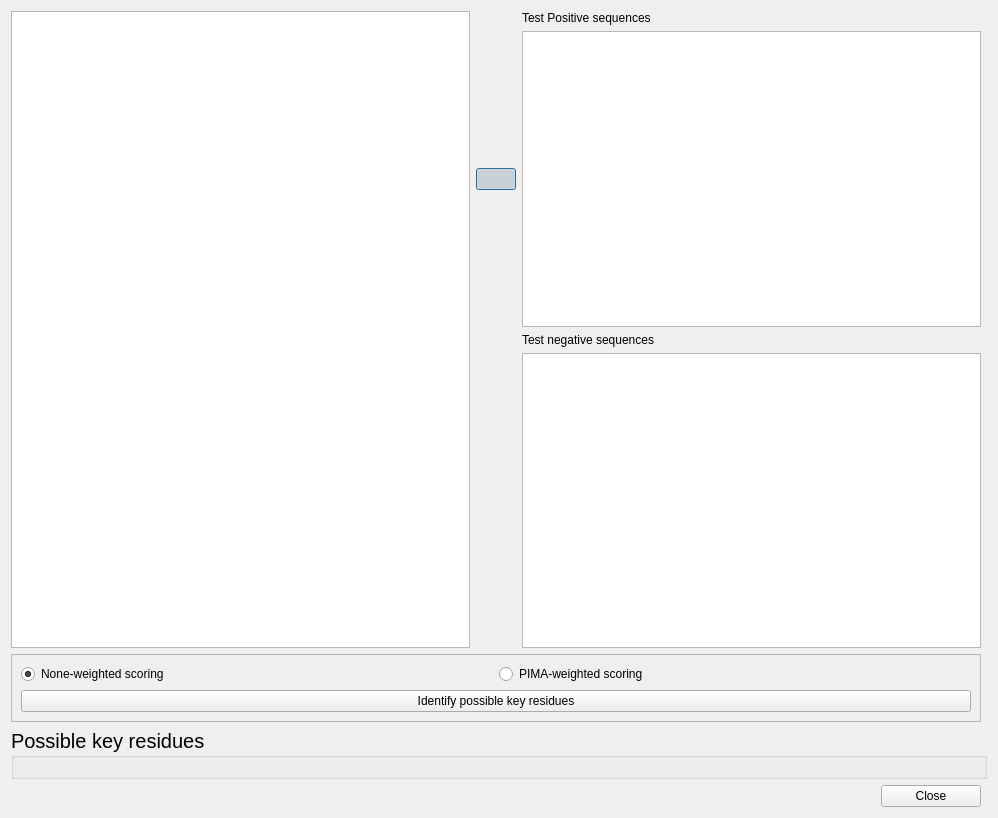
<?xml version="1.0" encoding="UTF-8"?>
<ui version="4.0">
 <class>FindkeyDialog</class>
 <widget class="QDialog" name="FindkeyDialog">
  <property name="geometry">
   <rect>
    <x>0</x>
    <y>0</y>
    <width>998</width>
    <height>818</height>
   </rect>
  </property>
  <property name="windowTitle">
   <string>Dialog</string>
  </property>
  <layout class="QGridLayout" name="gridLayout_3">
   <item row="2" column="2">
    <widget class="QLabel" name="label">
     <property name="text">
      <string>Test negative sequences</string>
     </property>
    </widget>
   </item>
   <item row="5" column="0" colspan="4">
    <widget class="QGroupBox" name="groupBox">
     <property name="font">
      <font>
       <pointsize>15</pointsize>
      </font>
     </property>
     <property name="title">
      <string>Possible key residues</string>
     </property>
     <layout class="QGridLayout" name="gridLayout">
      <item row="1" column="0">
       <layout class="QGridLayout" name="gridLayoutHTML"/>
      </item>
     </layout>
    </widget>
   </item>
   <item row="1" column="2">
    <widget class="QListWidget" name="listWidgetPos"/>
   </item>
   <item row="1" column="1">
    <widget class="QPushButton" name="pushButtonPos">
     <property name="text">
      <string/>
     </property>
     <property name="icon">
      <iconset>
       <normaloff>Resources/green.png</normaloff>Resources/green.png</iconset>
     </property>
     <property name="iconSize">
      <size>
       <width>35</width>
       <height>35</height>
      </size>
     </property>
     <property name="checkable">
      <bool>true</bool>
     </property>
     <property name="checked">
      <bool>true</bool>
     </property>
     <property name="autoExclusive">
      <bool>true</bool>
     </property>
     <property name="flat">
      <bool>true</bool>
     </property>
    </widget>
   </item>
   <item row="3" column="2">
    <widget class="QListWidget" name="listWidgetNeg"/>
   </item>
   <item row="6" column="2">
    <widget class="QPushButton" name="pushButton_3">
     <property name="maximumSize">
      <size>
       <width>100</width>
       <height>16777215</height>
      </size>
     </property>
     <property name="acceptDrops">
      <bool>false</bool>
     </property>
     <property name="layoutDirection">
      <enum>Qt::RightToLeft</enum>
     </property>
     <property name="text">
      <string>Close</string>
     </property>
    </widget>
   </item>
   <item row="4" column="0" colspan="3">
    <widget class="QFrame" name="frame">
     <property name="frameShape">
      <enum>QFrame::StyledPanel</enum>
     </property>
     <property name="frameShadow">
      <enum>QFrame::Raised</enum>
     </property>
     <layout class="QGridLayout" name="gridLayout_2">
      <item row="0" column="0">
       <widget class="QRadioButton" name="radioButtonNoneWeight">
        <property name="text">
         <string>None-weighted scoring</string>
        </property>
        <property name="checked">
         <bool>true</bool>
        </property>
       </widget>
      </item>
      <item row="0" column="1">
       <widget class="QRadioButton" name="radioButtonPIMA">
        <property name="text">
         <string>PIMA-weighted scoring</string>
        </property>
       </widget>
      </item>
      <item row="1" column="0" colspan="2">
       <widget class="QPushButton" name="FindKey">
        <property name="text">
         <string>Identify possible key residues</string>
        </property>
       </widget>
      </item>
     </layout>
    </widget>
   </item>
   <item row="3" column="1">
    <widget class="QPushButton" name="pushButtonNeg">
     <property name="text">
      <string/>
     </property>
     <property name="icon">
      <iconset>
       <normaloff>Resources/red.png</normaloff>Resources/red.png</iconset>
     </property>
     <property name="iconSize">
      <size>
       <width>35</width>
       <height>35</height>
      </size>
     </property>
     <property name="checkable">
      <bool>true</bool>
     </property>
     <property name="checked">
      <bool>false</bool>
     </property>
     <property name="autoExclusive">
      <bool>true</bool>
     </property>
     <property name="flat">
      <bool>true</bool>
     </property>
    </widget>
   </item>
   <item row="0" column="2">
    <widget class="QLabel" name="label_2">
     <property name="text">
      <string>Test Positive sequences</string>
     </property>
    </widget>
   </item>
   <item row="0" column="0" rowspan="4">
    <widget class="QListWidget" name="listWidgetAll"/>
   </item>
  </layout>
 </widget>
 <resources/>
 <connections/>
</ui>
